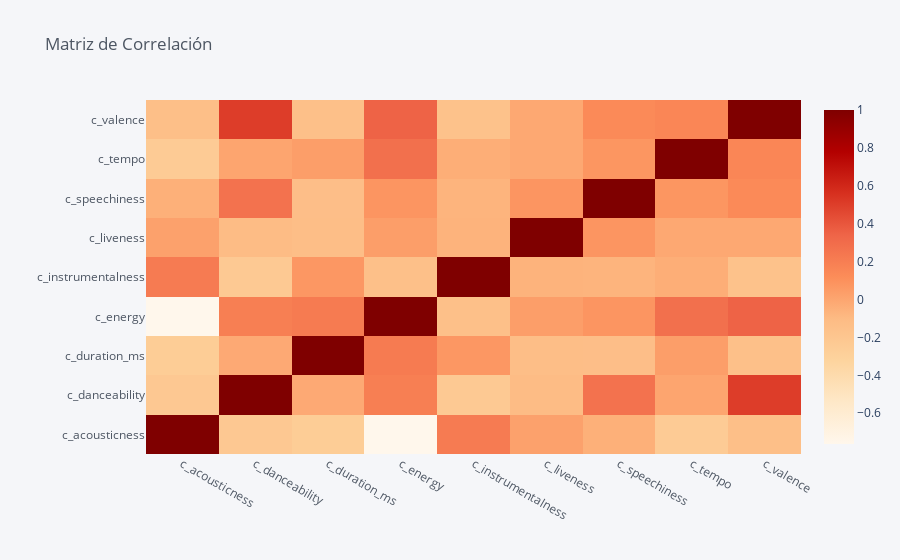

This figure's notebook cell:
### Markdown cell above
Finalmente verificamos que no haya una gran correlación entre variables que pudiera alterar los cálculos posteriores, la correlación mas grande fue valence con danceability con un valor de .51

### Code cell
df[varc].corr(method="spearman").iplot(kind="heatmap",colorscale="orrd",title="Matriz de Correlación")

### Figure 1 — Plotly figure (JSON) as saved in the notebook; plotly's stock layout.template omitted (floating-point values rounded to 4 significant figures)
{"data": [{"colorscale": [[0, "rgb(255,247,236)"], [0.125, "rgb(254,232,200)"], [0.25, "rgb(253,212,158)"], [0.375, "rgb(253,187,132)"], [0.5, "rgb(252,141,89)"], [0.625, "rgb(239,101,72)"], [0.75, "rgb(215,48,31)"], [0.875, "rgb(179,0,0)"], [1, "rgb(127,0,0)"]], "type": "heatmap", "x": ["c_acousticness", "c_danceability", "c_duration_ms", "c_energy", "c_instrumentalness", "c_liveness", "c_speechiness", "c_tempo", "c_valence"], "y": ["c_acousticness", "c_danceability", "c_duration_ms", "c_energy", "c_instrumentalness", "c_liveness", "c_speechiness", "c_tempo", "c_valence"], "z": [[1, -0.2191, -0.2578, -0.7625, 0.2153, 0.02341, -0.04691, -0.2452, -0.1395], [-0.2191, 1, -0.01742, 0.1952, -0.2269, -0.1114, 0.2656, 0.006112, 0.5051], [-0.2578, -0.01742, 1, 0.2205, 0.06903, -0.1274, -0.1316, 0.03592, -0.147], [-0.7625, 0.1952, 0.2205, 1, -0.142, 0.03669, 0.07819, 0.28, 0.3479], [0.2153, -0.2269, 0.06903, -0.142, 1, -0.06117, -0.06677, -0.03745, -0.1608], [0.02341, -0.1114, -0.1274, 0.03669, -0.06117, 1, 0.07943, -0.009912, -0.009322], [-0.04691, 0.2656, -0.1316, 0.07819, -0.06677, 0.07943, 1, 0.07644, 0.1377], [-0.2452, 0.006112, 0.03592, 0.28, -0.03745, -0.009912, 0.07644, 1, 0.1584], [-0.1395, 0.5051, -0.147, 0.3479, -0.1608, -0.009322, 0.1377, 0.1584, 1]], "zmax": 1, "zmin": -0.7625}], "layout": {"legend": {"bgcolor": "#F5F6F9", "font": {"color": "#4D5663"}}, "paper_bgcolor": "#F5F6F9", "plot_bgcolor": "#F5F6F9", "title": {"font": {"color": "#4D5663"}, "text": "Matriz de Correlación"}, "xaxis": {"gridcolor": "#E1E5ED", "showgrid": true, "tickfont": {"color": "#4D5663"}, "title": {"font": {"color": "#4D5663"}, "text": ""}, "zerolinecolor": "#E1E5ED"}, "yaxis": {"gridcolor": "#E1E5ED", "showgrid": true, "tickfont": {"color": "#4D5663"}, "title": {"font": {"color": "#4D5663"}, "text": ""}, "zerolinecolor": "#E1E5ED"}}}
